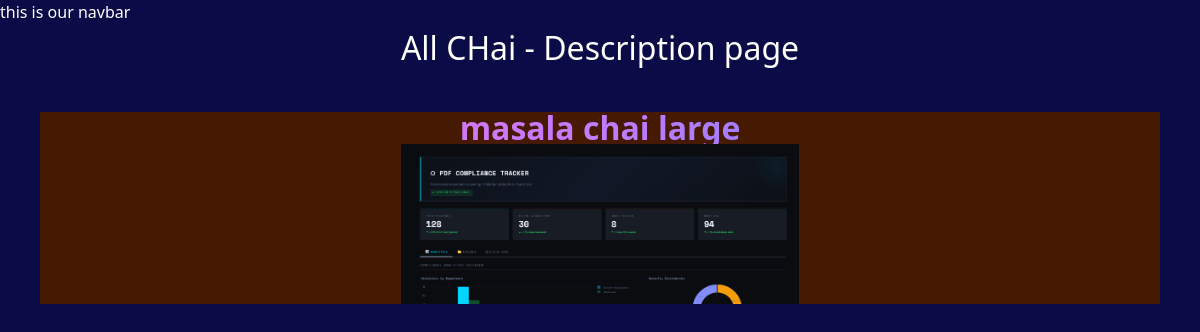
/chai/1/, run on an earlier commit of the app's database.
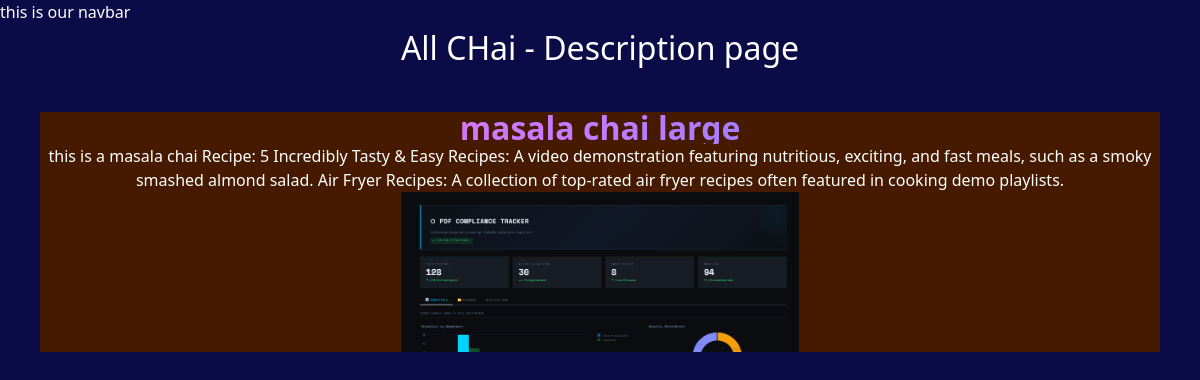
And on a later commit of the database.
### chai/models.py (models this page shows, shortened)
class ChaiVariety(models.Model):
    CHAI_TYPE = [
        ('ML', 'MASALA'),
        ('GR', 'GINGER'),
        ('KI', 'KIWI'),
        ('PL', 'PLAIN'),
        ('EL', 'ELAICHI'),
    ]
    name = models.CharField(max_length=100)
    image = models.ImageField(upload_to='chais/')
    date_added = models.DateField(default=timezone.now)
    type = models.CharField(max_length=2, choices=CHAI_TYPE)
    description = models.TextField(blank=True)
    price = models.DecimalField(max_digits=10, decimal_places=2, default =10)

### chai/views.py (the view)
# urls.py: path('<int:chai_id>/', views.chai_description, name="chai_detail")
def chai_description(request, chai_id): #pass chai_id to the urls as well
    chai = get_object_or_404(ChaiVariety, pk = chai_id)
    return render(request, 'chai/chai_detail.html', {'chai': chai} )

### chai/templates/chai/chai_detail.html (shortened to what this page needs)
{% extends "layout.html" %}
{% block content %}
<h1>All CHai - Description page</h1>
<div class="text-center bg-amber-950 flex flex-col m-10">
    <div>
        <h1 class="text-5xl font-extrabold text-transparent bg-clip-text bg-gradient-to-r from-pink-400 via-purple-400 to-blue-500"> {{chai.name}} </h1>
    </div>
    <p>{{chai.description}}</p>
    <div class="text-center m-auto">
        <img class="h-40" src="{{chai.image.url}}" alt="img">
    </div>
</div>
{% endblock %}

What changed in the data, as far as the page shows it:
changed ChaiVariety: description (not shown) → "this is a masala chai Recipe: 5 Incredibly Tasty & Easy Recipes: A video demonstration featuring nutritious, exciting, and fast meals, such as a smoky smashed almond salad. Air Fryer Recipes: A collection of top-rated air fryer recipes often featured in cooking demo playlists."
